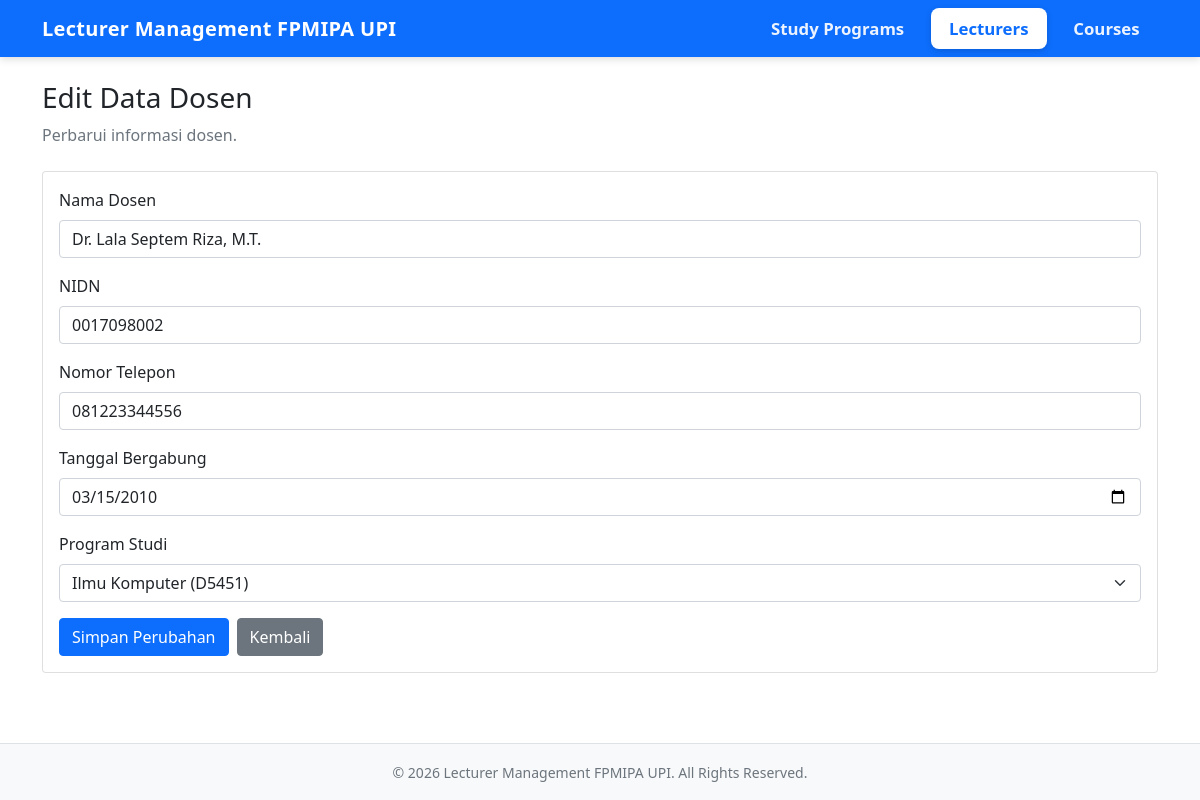
The page /?page=lecturers&action=edit&id=2 on the database its author committed.
### tables this page shows
CREATE TABLE `lecturers` (
  `id` int(10) unsigned NOT NULL AUTO_INCREMENT,
  `name` varchar(100) NOT NULL,
  `nidn` varchar(30) NOT NULL,
  `phone` varchar(20) NOT NULL,
  `join_date` date NOT NULL,
  `study_program_id` int(10) unsigned NOT NULL,
  PRIMARY KEY (`id`),
  UNIQUE KEY `nidn` (`nidn`),
  KEY `fk_lecturers_study_program` (`study_program_id`),
  CONSTRAINT `fk_lecturers_study_program` FOREIGN KEY (`study_program_id`) REFERENCES `study_programs` (`id`) ON UPDATE CASCADE
);

CREATE TABLE `study_programs` (
  `id` int(10) unsigned NOT NULL AUTO_INCREMENT,
  `program_code` varchar(20) NOT NULL,
  `program_name` varchar(100) NOT NULL,
  `faculty` varchar(100) NOT NULL DEFAULT 'FPMIPA',
  `degree` varchar(5) NOT NULL DEFAULT 'S1',
  PRIMARY KEY (`id`),
  UNIQUE KEY `program_code` (`program_code`)
);

### views/Template.php (called while the page is built, shortened)
<?php
class Template {
    public static function render($view, $data = [])
    {
        extract($data, EXTR_SKIP);
        $viewPath = ROOT_PATH . '/templates/' . $view . '.php';
        $realViewPath = realpath($viewPath);
        require ROOT_PATH . '/templates/layouts/header.php';
        require $realViewPath;
        require ROOT_PATH . '/templates/layouts/footer.php';
    }
}

### views/LecturerView.php (called while the page is built, shortened)
<?php
require_once __DIR__ . '/Template.php';
class LecturerView {
    public static function form($data)
    {
        Template::render('lecturers/form', $data);
    }
}

### controllers/LecturerController.php (called while the page is built, shortened)
<?php
require_once __DIR__ . '/../models/Lecturer.php';
require_once __DIR__ . '/../models/StudyProgram.php';
require_once __DIR__ . '/../views/LecturerView.php';
class LecturerController {
    private $model;
    private $studyProgramModel;
    public function __construct()
    {
        $this->model = new Lecturer();
        $this->studyProgramModel = new StudyProgram();
    }
    public function edit($id)
    {
        $lecturer = $this->model->getById($id);
        $studyPrograms = $this->studyProgramModel->getAll();
        LecturerView::form([
            'pageTitle'     => 'Edit Dosen',
            'lecturer'      => $lecturer,
            'studyPrograms' => $studyPrograms,
            'formAction'    => BASE_URL . '/?page=lecturers&action=update&id=' . $id
        ]);
    }
}

### models/Database.php (called while the page is built, shortened)
<?php
class Database {
    private static $connection = null;
    public static function connect()
    {
        if (self::$connection !== null) {
            return self::$connection;
        }
        $dsn = 'mysql:host=' . DB_HOST . ';dbname=' . DB_NAME . ';charset=utf8mb4';
        try {
            self::$connection = new PDO($dsn, DB_USER, DB_PASS, [
                PDO::ATTR_ERRMODE => PDO::ERRMODE_EXCEPTION,
                PDO::ATTR_DEFAULT_FETCH_MODE => PDO::FETCH_ASSOC,
                PDO::ATTR_EMULATE_PREPARES => false
            ]);
            return self::$connection;
        } catch (PDOException $e) {
            error_log('Database Connection Error: ' . $e->getMessage());
            die('Koneksi database gagal. Periksa konfigurasi database dan pastikan server MySQL aktif.');
        }
    }
}

### models/Lecturer.php (called while the page is built, shortened)
<?php
require_once __DIR__ . '/Database.php';
class Lecturer {
    private $db;
    public function __construct()
    {
        $this->db = Database::connect();
    }
    public function getById($id)
    {
        $query = "SELECT
                    l.*,
                    sp.program_code,
                    sp.program_name
                  FROM lecturers l
                  INNER JOIN study_programs sp
                    ON l.study_program_id = sp.id
                  WHERE l.id = :id";
        $statement = $this->db->prepare($query);
        $statement->execute(['id' => $id]);
        return $statement->fetch();
    }
}

### models/StudyProgram.php (called while the page is built, shortened)
<?php
require_once __DIR__ . '/Database.php';
class StudyProgram {
    private $db;
    public function __construct()
    {
        $this->db = Database::connect();
    }
    public function getAll()
    {
        $query = "SELECT
                    sp.*,
                    COUNT(l.id) AS lecturer_count
                  FROM study_programs sp
                  LEFT JOIN lecturers l
                    ON sp.id = l.study_program_id
                  GROUP BY sp.id
                  ORDER BY sp.id DESC";
        $statement = $this->db->prepare($query);
        $statement->execute();
        return $statement->fetchAll();
    }
}

### templates/lecturers/form.php (the view, shortened to what this page needs)
<?php
$isEdit = !empty($lecturer);
?>
<div class="mb-4">
    <h3><?= $isEdit ? 'Edit Data Dosen' : 'Tambah Dosen' ?></h3>
    <p class="text-muted mb-0">
        <?= $isEdit ? 'Perbarui informasi dosen.' : 'Masukkan informasi dosen baru.' ?>
    </p>
</div>
<div class="card">
    <div class="card-body">
        <form action="<?= htmlspecialchars($formAction) ?>" method="POST">
            <div class="mb-3">
                <label class="form-label">Nama Dosen</label>
                <input
                    type="text"
                    name="name"
                    class="form-control"
                    maxlength="100"
                    placeholder="Contoh: Dr. Rosa Ariani Sukamto, M.T."
                    value="<?= htmlspecialchars($lecturer['name'] ?? '') ?>"
                    required
                >
            </div>
            <div class="mb-3">
                <label class="form-label">NIDN</label>
                <input
                    type="text"
                    name="nidn"
                    class="form-control"
                    maxlength="30"
                    placeholder="Contoh: 0013018201"
                    value="<?= htmlspecialchars($lecturer['nidn'] ?? '') ?>"
                    required
                >
            </div>
            <div class="mb-3">
                <label class="form-label">Nomor Telepon</label>
                <input
                    type="text"
                    name="phone"
                    class="form-control"
                    maxlength="20"
                    placeholder="Contoh: 081234567890"
                    value="<?= htmlspecialchars($lecturer['phone'] ?? '') ?>"
                    required
                >
            </div>
            <div class="mb-3">
                <label class="form-label">Tanggal Bergabung</label>
                <input
                    type="date"
                    name="join_date"
                    class="form-control"
                    value="<?= htmlspecialchars($lecturer['join_date'] ?? '') ?>"
                    required
                >
            </div>
            <div class="mb-3">
                <label class="form-label">Program Studi</label>
                <select name="study_program_id" class="form-select" required>
                    <?php foreach ($studyPrograms as $studyProgram): ?>
                        <option
                            value="<?= (int) $studyProgram['id'] ?>"
                            <?= (string) ($lecturer['study_program_id'] ?? '') === (string) $studyProgram['id'] ? 'selected' : '' ?>
                        >
                            <?= htmlspecialchars($studyProgram['program_name']) ?>
                            (<?= htmlspecialchars($studyProgram['program_code']) ?>)
                        </option>
                    <?php endforeach; ?>
                </select>
            </div>
            <div class="d-flex gap-2">
                <button type="submit" class="btn btn-primary">
                    <?= $isEdit ? 'Simpan Perubahan' : 'Tambah Dosen' ?>
                </button>
                <a href="<?= BASE_URL ?>/?page=lecturers"
                   class="btn btn-secondary">
                    Kembali
                </a>
            </div>
        </form>
    </div>
</div>

### rows shown on the page
lecturers: name "Dr. Lala Septem Riza, M.T.", nidn "0017098002", phone "081223344556", join_date "03/15/2010", study_program_id "Ilmu Komputer (D5451)"

### other values the page prints
APP_NAME "Lecturer Management FPMIPA UPI"
